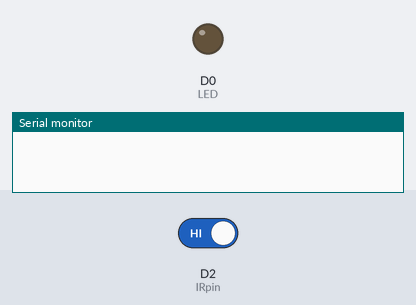
The sketch below on a simulated ESP8266 (NodeMCU). Shown: output pins drawn as LEDs (lit = HIGH), the last lines printed to the serial monitor. Inputs (shaded band) come from the test bench; at power-on: D2 (IRpin) HIGH.

Above: at 1.2 s.
1.3 s: D2 (IRpin) driven LOW
At 2.3 s:
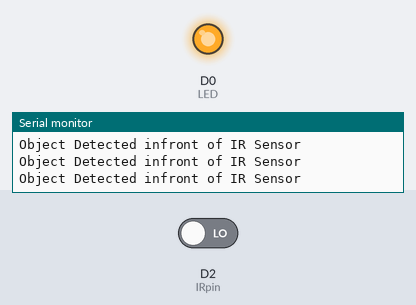
2.8 s: D2 (IRpin) driven HIGH
At 3.5 s:
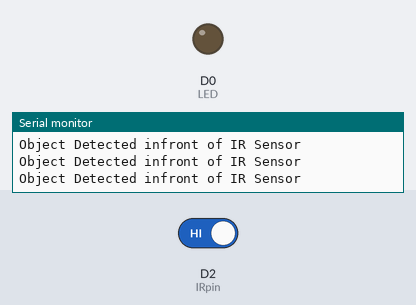
Timing chart, 0 to 5.8 s (numbered marks = the images above; inputs shaded):
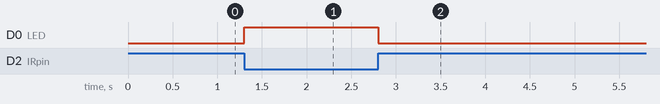

Measured:
- after the input at 1.3 s, D0 (LED): LOW → HIGH at once
- after the input at 2.8 s, D0 (LED): HIGH → LOW at once

The sketch:

03_IRsensor_Code.ino
```cpp
/*
 * This program is for Interfacing IR sensor to Arduino/Node MCU
 *
 * Connect VCC pin of sensor to Vin/5V pin on Arduino/Node MCU
 * Connect GND pin of sensor to GND pin on Arduino/Node MCU
 * Connect OUT pin on sensor to D2 pin on Arduino/Node MCU
 *
 *
 * Upload this code and check output
 */

#define LED D0  //Change this to D0 for Node MCU
#define IRpin D2 //Change this to D2 for Node MCU

void setup()
{
  pinMode(LED, OUTPUT);
  pinMode(IRpin, INPUT);
  Serial.begin(9600);
}

void loop()
{
  if(digitalRead(IRpin) == LOW)
  {
    digitalWrite(LED,HIGH);
    Serial.println("Object Detected infront of IR Sensor");
  }
  else
  {
    digitalWrite(LED,LOW);
  }
  delay(100);
}
```
